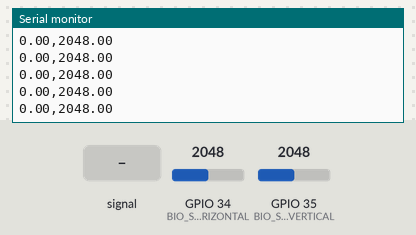
The program below on a simulated ESP32. On the bench: the last lines printed to the serial monitor. The test bench sets the inputs (shaded band); at power-on: GPIO 34 (BIO_SIGNAL_HORIZONTAL) = 2048, GPIO 35 (BIO_SIGNAL_VERTICAL) = 2048.

Above: at 1.2 s.
1.3 s: GPIO 34 (BIO_SIGNAL_HORIZONTAL) fed a 200 Hz sine of ±327 counts around its level
At 2.2 s:
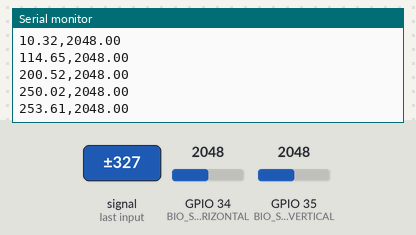
2.8 s: GPIO 35 (BIO_SIGNAL_VERTICAL) fed a 200 Hz sine of ±327 counts around its level
4.3 s: GPIO 34 (BIO_SIGNAL_HORIZONTAL) set to 2866
At 5.3 s:
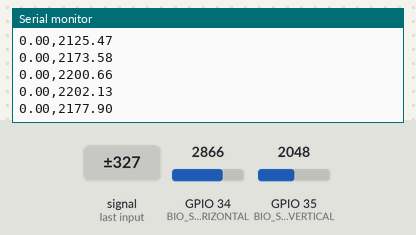
5.8 s: GPIO 35 (BIO_SIGNAL_VERTICAL) set to 2866
At 6.8 s:
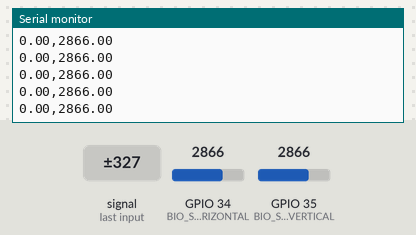
7.3 s: GPIO 34 (BIO_SIGNAL_HORIZONTAL) fed a 1000 Hz sine of ±1023 counts around its level
8.8 s: GPIO 35 (BIO_SIGNAL_VERTICAL) fed a 1000 Hz sine of ±1023 counts around its level
Timing chart, 0 to 11.3 s (numbered marks = the images above; inputs shaded):
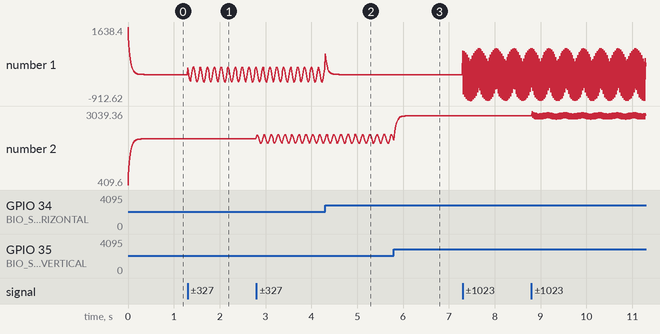

The program:

main.cpp
```cpp
#include <Arduino.h>

#define BIO_SIGNAL_HORIZONTAL 34
#define BIO_SIGNAL_VERTICAL 35

// Filter coefficients
const float hp_alpha = 0.8;  // High-pass filter coefficient
const float lp_alpha = 0.2;  // Low-pass filter coefficient

void setup() {
  Serial.begin(115200);
}

float highPassFilter(float input, float prev_output, float prev_input) {
  return hp_alpha * (prev_output + input - prev_input);
}

float lowPassFilter(float input, float prev_output) {
  return lp_alpha * input + (1 - lp_alpha) * prev_output;
}

void loop() {
  static float prev_horizontal = 0.0;
  static float prev_vertical = 0.0;
  static float prev_input_horizontal = 0.0;
  static float prev_input_vertical = 0.0;

  // Read raw EOG data from analog pins
  int raw_horizontal = analogRead(BIO_SIGNAL_HORIZONTAL);
  int raw_vertical = analogRead(BIO_SIGNAL_VERTICAL);

  // Apply high-pass and low-pass filters
  float filtered_horizontal = highPassFilter(raw_horizontal, prev_horizontal, prev_input_horizontal);
  float filtered_vertical = lowPassFilter(raw_vertical, prev_vertical);

  prev_horizontal = filtered_horizontal;
  prev_vertical = filtered_vertical;
  prev_input_horizontal = raw_horizontal;

  // Send filtered EOG data over serial
  Serial.print(filtered_horizontal);
  Serial.print(',');
  Serial.println(filtered_vertical);

  delay(10); // Adjust delay as per the ESp's cpu freq offset and as we add more functionality
}
```

Measured:
- after the input at 1.3 s, the serial monitor: prints a new line at once (image 1)
- plotted number 1: 0 → 256.9 after the input at 1.3 s
